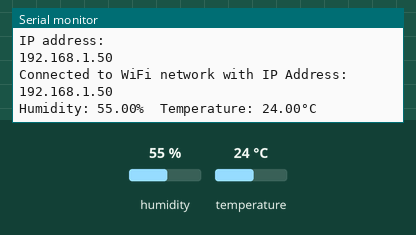
Bench run of a program on a simulated ESP32. Shown: the last lines printed to the serial monitor. The inputs (shaded band) are chosen by the test bench; at power-on: humidity 55 %, temperature 24 °C. WiFi joins after 1.5 s; servers stay silent unless stated.

Above: at 3.2 s.
3.3 s: humidity set to 22 %
At 7.7 s:
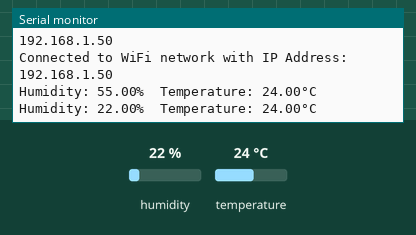
8.9 s: temperature set to 12 °C
At 12.9 s:
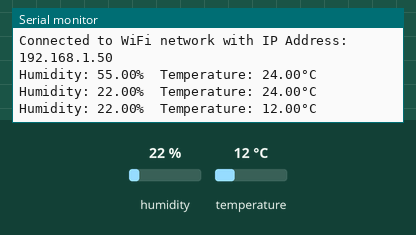
14.5 s: humidity set to 40 %
At 18.1 s:
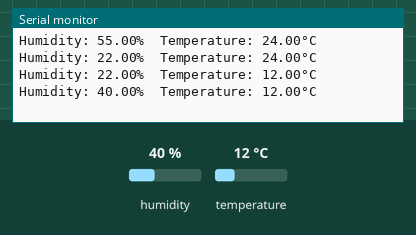
Timing chart, 0 to 19.6 s (numbered marks = the images above; inputs shaded):
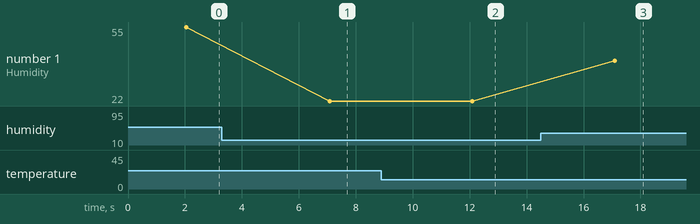

Measured:
- after the input at 3.3 s, the serial monitor: prints a new line after 3.8 s (image 1)
- after the input at 8.9 s, the serial monitor: prints a new line after 3.2 s (image 2)
- after the input at 14.5 s, the serial monitor: prints a new line after 2.6 s (image 3)
- plotted number 1: 55 → 22 after the input at 3.3 s, 22 → 40 after the input at 14.5 s

The program:

main.cpp
```cpp
#include <WiFi.h>
#include <Arduino.h>
#include <HTTPClient.h>
#include <Wire.h>
#include <Adafruit_Sensor.h>
#include "DHT.h"

#define DHTPIN 5
#define DHTTYPE DHT22
DHT dht(DHTPIN, DHTTYPE);

const char *ssid = "SSID";
const char *password = "Passw@rd";

// Domain Name with full URL Path for HTTP POST Request
const char *serverName = "http://192.168.0.1:8086/write?db=iot";

// Timer set to 30 seconds
unsigned long lastTime = 0;
unsigned long timerDelay = 30000;

void sendData(float humidity, float temperature)
{
  Serial.println("Prepare to send data");

  String httpRequestData = "iot,room=outside,device=SolarEsp32 temperature=" + String(temperature) + ",humidity=" + String(humidity);
  Serial.println(httpRequestData);

  HTTPClient http;
  // Your Domain name with URL path or IP address with path
  http.begin(serverName);
  http.addHeader("Content-Type", "application/Text");
  http.addHeader("Authorization", "Token admin:strongpassword123QWE");
  // Data to send with HTTP POST

  // Send HTTP POST request
  int httpResponseCode = http.POST(httpRequestData);

  Serial.print("HTTP Response code: ");
  Serial.println(httpResponseCode);

  // Free resources
  http.end();
  Serial.println("Sent");
}

void setup()
{
  Serial.begin(9600);
  Wire.begin();

  dht.begin();
  Serial.println("Connected dht");

  WiFi.mode(WIFI_STA);
  WiFi.begin(ssid, password);

  // Waiting for connection to wifi
  Serial.println("Connecting");
  while (WiFi.status() != WL_CONNECTED)
  {
    Serial.print(".");
    delay(1000);
  }

  Serial.println("");
  Serial.println("WiFi connected");
  Serial.println("IP address: ");
  Serial.println(WiFi.localIP());

  Serial.println("");
  Serial.print("Connected to WiFi network with IP Address: ");
  Serial.println(WiFi.localIP());
}

void loop()
{
  // Reading temperature or humidity takes about 250 milliseconds!
  float humidity = dht.readHumidity();
  float temperature = dht.readTemperature();

  Serial.print("Humidity: ");
  Serial.print(humidity);
  Serial.print("%  Temperature: ");
  Serial.print(temperature);
  Serial.println("°C ");

  if ((millis() - lastTime) > timerDelay)
  {
    Serial.println("its time");
    // Check WiFi connection status
    if (WiFi.status() == WL_CONNECTED)
    {
      Serial.println("WiFi connected, send!");
      sendData(humidity, temperature);
    }
    else
    {
      Serial.println("WiFi Disconnected");
    }

    lastTime = millis();
  }

  delay(5000);
}
```
